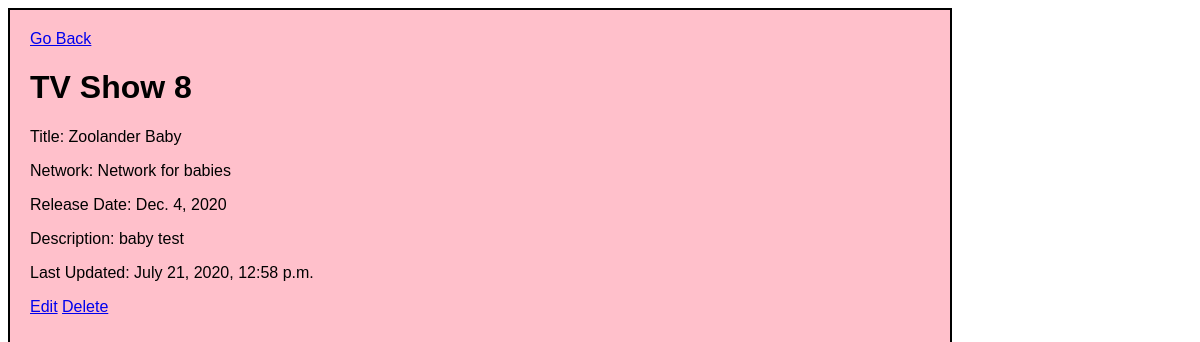
/shows/8, run on the app's committed database.
### main_app/models.py (models this page shows, shortened)
class Show(models.Model):
    title = models.CharField(max_length=255)
    network = models.CharField(max_length=255)
    release_date = models.DateField()
    desc = models.TextField()
    created_at = models.DateTimeField(auto_now_add=True)
    updated_at = models.DateTimeField(auto_now=True)
    objects = ShowManager()  # this overrides the original objects property

### main_app/views.py (the view)
# urls.py: path('shows/<int:show_id>', views.shows_info),
def shows_info(request, show_id):
    context={
        'show' : Show.objects.get(id=show_id)
    }
    return render(request, 'shows_info.html', context)

### main_app/templates/shows_info.html (shortened to what this page needs)
<!DOCTYPE html>
<html lang="en">
<head>
    {% load static %}
    <link rel="stylesheet" type="text/css" href="{% static 'style.css' %}">
</head>
<body>
    <div id="container">
        <a href="/shows">Go Back</a>
        <h1>TV Show {{show.id}}</h1>
        <p>Title: {{show.title}}</p>
        <p>Network: {{show.network}}</p>
        <p>Release Date: {{show.release_date}}</p>
        <p>Description: {{show.desc}}</p>
        <p>Last Updated: {{show.updated_at}}</p>
        <a href="/shows/{{show.id}}/edit">Edit</a>
        <a href="/shows/{{show.id}}/destroy">Delete</a>
    </div>
</body>
</html>

### main_app/static/style.css (style rules this page uses)
#container { width: 900px; height: 800px; background-color: pink; border: 2px solid black; font-family: 'Lucida Sans', 'Lucida Sans Regular', 'Lucida Grande', 'Lucida Sans Unicode', Geneva, Verdana, sans-serif; padding: 20px; }

### data on the page
Show: id "8", title "Zoolander Baby", network "Network for babies", release_date "Dec. 4, 2020", desc "baby test", updated_at "July 21, 2020, 12:58 p.m."
